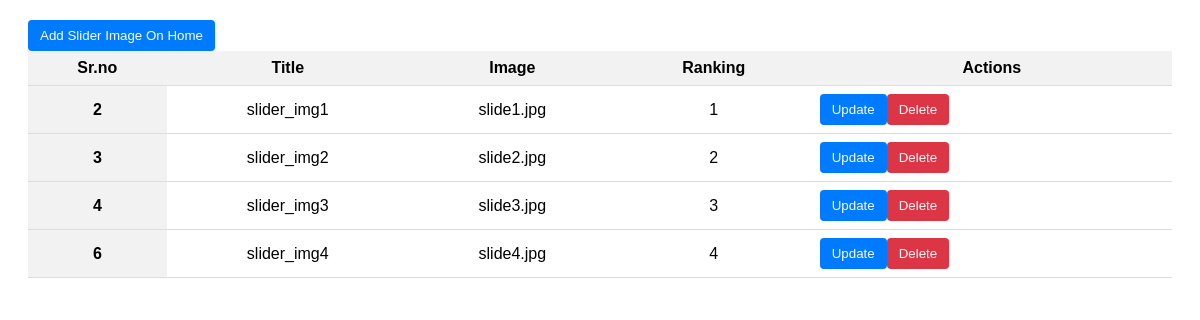
The page /admin_dashboard/slider_home_display.php on the database its author committed.
### tables this page shows
CREATE TABLE `slider_home` (
  `id` int(11) NOT NULL,
  `title` varchar(255) DEFAULT NULL,
  `image` varchar(255) DEFAULT NULL,
  `ranking` int(11) DEFAULT NULL
);

### admin_dashboard/slider_home_display.php (the view, shortened to what this page needs)
<?php
include "connect.php";
?>
<!DOCTYPE html>
<html lang="en">
<head>
</head>
<body>
    <div class ="container">
    <button class="btn btn-primary my-5"><a href="slider_home.php" class="text-light">Add Slider Image On Home</a>
        </button>
<table class="table">
  <thead>
    <tr>
      <th scope="col">Sr.no</th>
      <th scope="col">Title</th>
      <th scope="col">Image</th>
      <th scope="col">Ranking</th>
      <th scope="col">Actions</th>
    </tr>
  </thead>
  <tbody>
<?php
$sql = "SELECT * FROM slider_home";
$result = mysqli_query($conn, $sql);
if ($result) {
    while ($row = mysqli_fetch_assoc($result)) {
        $id = $row['id'];
        $title = $row['title'];
        $image = $row['image'];
        $ranking = $row['ranking'];
        echo '<tr>
            <th scope="row">'.$id.'</th>
            <td>'.$title.'</td>
            <td>'.$image.'</td>
            <td>'.$ranking.'</td>
            <td>
    <button class="btn btn-primary"><a href="slider_home_up.php?updateid='.$id.'" class="text-light">Update</a></button>
    <button class="btn btn-danger"><a href="slider_home_del.php?deleteid='.$id.'"class="text-light">Delete</a></button>
</td>
</tr>';
    }
}
?>
 </tbody>
</table>
</div>
</body>
</html>

### admin_dashboard/slider_home_display.php (style rules this page uses)
body { font-family: Arial, sans-serif; }
.container { margin: 20px; text-align: center; }
.btn { padding: 8px 12px; border: none; border-radius: 4px; cursor: pointer; text-decoration: none; color: white; float: left; }
.btn-primary { background-color: #007bff; }
.btn-danger { background-color: #dc3545; }
.table { width: 100%; border-collapse: collapse; margin-top: 20px; }
.table th, .table td { padding: 8px; border-bottom: 1px solid #ddd; }
.table th { background-color: #f2f2f2; font-weight: bold; }
.text-light { color: white; text-decoration: none; }

### rows shown on the page
slider_home: id "2", title "slider_img1", image "slide1.jpg", ranking "1"
slider_home: id "3", title "slider_img2", image "slide2.jpg", ranking "2"
slider_home: id "4", title "slider_img3", image "slide3.jpg", ranking "3"
slider_home: id "6", title "slider_img4", image "slide4.jpg", ranking "4"
